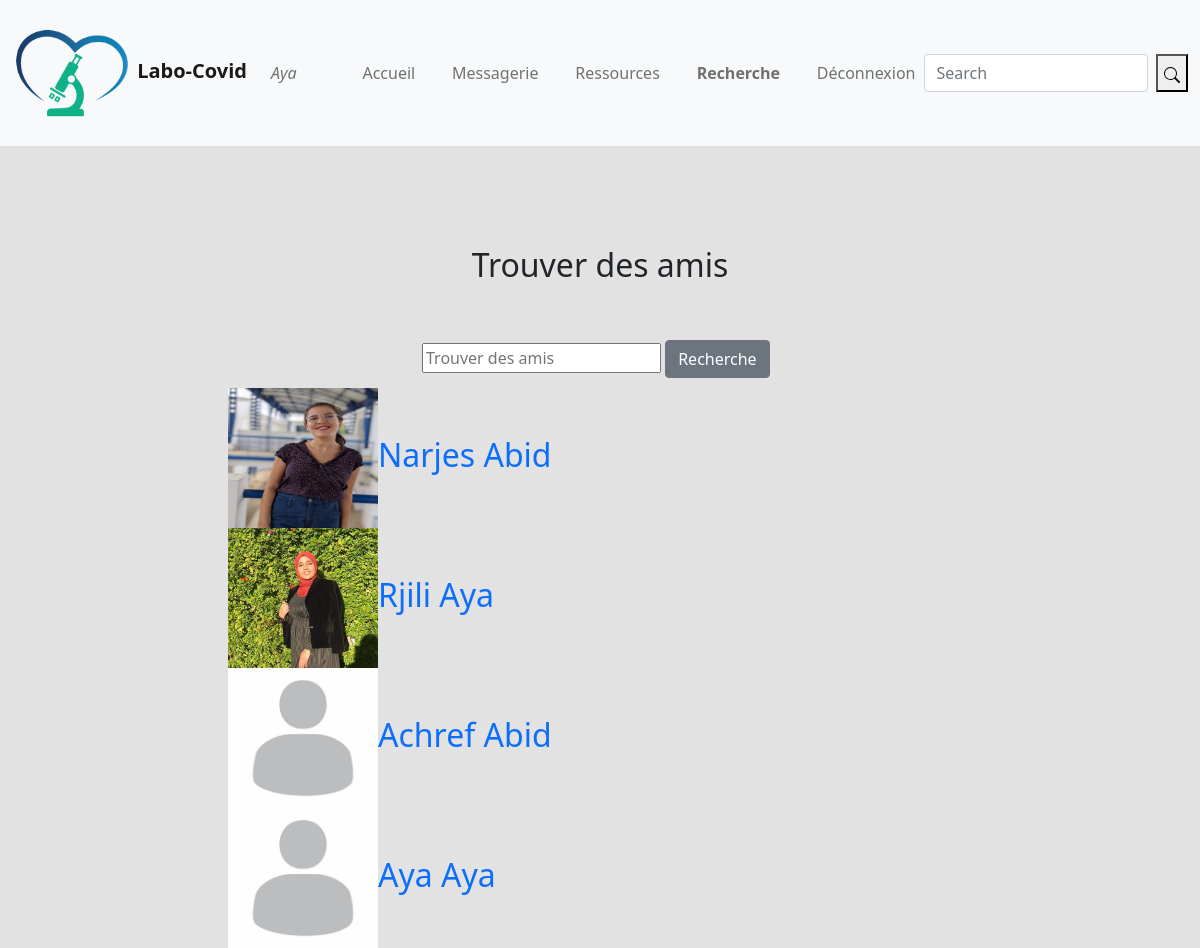
The page /members.php (signed in) on the database its author committed.
### tables this page shows
CREATE TABLE IF NOT EXISTS `user` (
  `user_id` int(11) NOT NULL AUTO_INCREMENT,
  `nom` varchar(255) NOT NULL,
  `prenom` varchar(255) NOT NULL,
  `email` varchar(255) NOT NULL,
  `password` varchar(255) NOT NULL,
  `confirm_password` varchar(255) NOT NULL,
  `user_img` varchar(255) DEFAULT 'prof.jpeg',
  `tmp_conn` datetime NOT NULL DEFAULT CURRENT_TIMESTAMP,
  PRIMARY KEY (`user_id`)
);

### session.php (called while the page is built, shortened)
<?php
include('config/database.php');
$user =$_SESSION['email'];
$res = $con->query("SELECT * FROM user WHERE email = '$user'");
$tab = $res->fetch();
$user_id = $tab['user_id'];
$user_fname = $tab['prenom'];
?>

### members.php (the view, shortened to what this page needs)
<?php $title = "Recherche" ; ?>
<?php include("partials/_header2.php"); ?>
<div class="container pad col-md-offset-3 col-md-9">
</div>
<?php
    function search_user(){
        global $con;
        if (isset($_GET['search_user_btn'])){
                $search_query = $_GET['search_user'];
                 $get_user = $con->query( "SELECT * FROM user WHERE nom like '%$search_query%' OR prenom LIKE '%$search_query%' ");
        }
        else{
            $get_user=$con->query("SELECT  * FROM user") ;
        }
        while($row_user =$get_user->fetch()){
            $user_id =$row_user['user_id'];
            $nom=$row_user['nom'];
            $prenom=$row_user['prenom'];
            $user_img=$row_user['user_img'];
            echo"
            <div class='container row'>
            <div class='col-md-2'></div>
            <div class='col-md-10'>
               <div  id='find_people'>
                <a href='profile_user.php?user_id=$user_id'>
                <div  >
            <img src='profile_img/$user_img' width='150px' height='140px' title='$nom'  style='float:left;,margin:1px' />
                </a>
                <div class='col-md-offset-4 '>
                <br><br>
                <a style='text-decoration:'none; cursor:pointer;color:#3897f0;' href='profile_user.php?user_id=$user_id'>
                <stdong>
                    <h2>".ucwords($nom).' '.ucwords($prenom)."</h2>
                </stdong>
                </a>
                 </div>
                </div>
                </div>
                </div>
                </div>
             <br><br>
                    ";
        }
    }
    ?>
 <div class="container">
                <center>
      <h2> Trouver des amis</h2>
     </center>
        <br><br>
      <div class="row">
          <div class="col-md-4"></div>
            <div class="col-md-4">
                    <form class="search_form action="NULL">
                    <input type="text"  placeholder="Trouver des amis "name="search_user">
                    <button class="btn btn-secondary" type="submit" name="search_user_btn">Recherche</button>
                    </form>
         </div>
            <br><br>
            <?php search_user(); ?>
<?php include("partials/_footer.php");    ?>

### partials/_header2.php (shortened to what this page needs)
<!DOCTYPE html>
<html lang="fr">
  <head>
    <link rel="stylesheet" href="assets/bootstrap.min.css">
    <link rel="stylesheet" href="assets/index.css">
  </head>
  <body>
 <?php include("partials/_nav2.php");?>

### partials/_nav2.php (shortened to what this page needs)
 <?php if($title == "Home"): ?>
<nav class="navbar navbar-expand-lg navbar-light bg-light">
  <div class="container-fluid">
    <a class="navbar-brand" href="home.php">
      <img src="assets/labo.png" alt="" width="120" height="120" class="d-inline-block ">
      <strong><?= WebSite_Name ?></strong>
    </a>
    <?php include("session.php"); ?>
    <ul class="navbar-nav flex-row d-none d-md-flex">
      <li class="nav-item">
      <a class="nav-link" href='profile.php?<?php echo "user_id=$user_id" ?>'><?php echo "<i>".ucwords($user_fname)."</i>" ?> </a>
      </li>
      &nbsp;&nbsp;&nbsp;&nbsp;&nbsp;&nbsp;&nbsp;&nbsp;&nbsp;&nbsp;&nbsp;&nbsp;
      <li class="nav-item">
        <a class="nav-link" href="home.php"><strong>Accueil</strong></a>
      </li>
      &nbsp;&nbsp;&nbsp;&nbsp;&nbsp;
      <li class="nav-item">
        <a class="nav-link" href="chat.php?user_id=new" >Messagerie</a>
      </li>
      &nbsp;&nbsp;&nbsp;&nbsp;&nbsp;
      <li class="nav-item">
        <a class="nav-link" href="databases.php" >Ressources</a>
      </li>
      &nbsp;&nbsp;&nbsp;&nbsp;&nbsp;
      <li class="nav-item">
        <a class="nav-link" href="members.php" >Recherche</a>
      </li>
      &nbsp;&nbsp;&nbsp;&nbsp;&nbsp;
      <li class="nav-item">
      <?php
        if(isset($_GET['logout']))
        {
          $con->exec("UPDATE user set tmp_conn= NOW()");
          session_destroy();
          header("location:index.php");
        }
        ?>
        <a class="nav-link" href="?logout">Déconnexion</a>
      </li>
    </ul>
    <form class="d-flex" action="" method="GET">
      <input class="form-control me-2" type="search" placeholder="Search" aria-label="Search">
      <button type="submit"><i class="fa fa-search"></i><svg xmlns="http://www.w3.org/2000/svg" width="16" height="16" fill="currentColor" class="bi bi-search" viewBox="0 0 16 16">
      <path d="M11.742 10.344a6.5 6.5 0 1 0-1.397 1.398h-.001c.03.04.062.078.098.115l3.85 3.85a1 1 0 0 0 1.415-1.414l-3.85-3.85a1.007 1.007 0 0 0-.115-.1zM12 6.5a5.5 5.5 0 1 1-11 0 5.5 5.5 0 0 1 11 0z"/>
      </svg></button>
    </form>
  </div>
</nav>
<?php elseif($title == "Recherche"): ?>
<nav class="navbar navbar-expand-lg navbar-light bg-light">
  <div class="container-fluid">
    <a class="navbar-brand" href="home.php">
      <img src="assets/labo.png" alt="" width="120" height="120" class="d-inline-block ">
      <strong><?= WebSite_Name ?></strong>
    </a>
    <?php include("session.php"); ?>
    <ul class="navbar-nav flex-row d-none d-md-flex">
    <li class="nav-item">
      <a class="nav-link" href='profile.php?<?php echo "user_id=$user_id" ?>'><?php echo "<i>".ucwords($user_fname)."</i>" ?> </a>
      </li>
      <li class="nav-item">
        <a class="nav-link " href="home.php">Accueil</a>
      </li>
      <li class="nav-item">
        <a class="nav-link" href="chat.php?user_id=new" >Messagerie</strong></a>
      </li>
      <li class="nav-item">
        <a class="nav-link" href="databases.php" >Ressources</a>
      </li>
      <li class="nav-item">
        <a class="nav-link" href="members.php" ><strong>Recherche</strong></a>
      </li>
      <li class="nav-item">
        <a class="nav-link" href="?logout">Déconnexion</a>
      </li>
    </ul>
    <form class="d-flex" action="">
      <input class="form-control me-2" type="search" placeholder="Search" aria-label="Search">
      <button type="submit"><i class="fa fa-search"></i></button>
    </form>
  </div>
</nav>
<?php endif; ?>

### partials/_footer.php (shortened to what this page needs)
</body>
</html>

### assets/index.css (style rules this page uses)
body { background-color: rgb(226, 226, 226); }
.pad { padding-top: 100px; }
a { text-decoration: none; cursor: pointer; }

### rows shown on the page
user: prenom "Aya", user_img (picture), nom "Rjili"
user: user_img (picture), nom "Narjes", prenom "Abid"
user: user_img (picture), nom "Achref", prenom "Abid"
user: user_img (picture), nom "Aya", prenom "Aya"

### other values the page prints
WebSite_Name "Labo-Covid"
